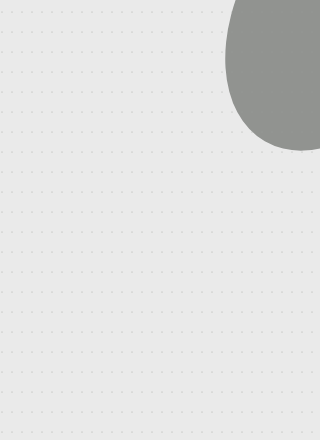
Frame 1 (no input)
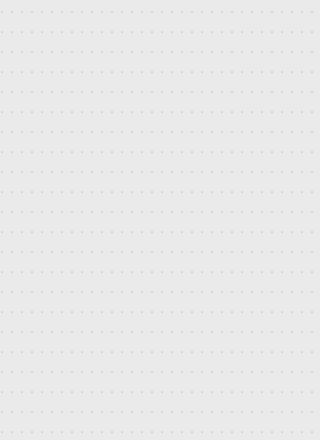
Frame 60 (no input)
Frame 120 (the mouse pressed at the canvas centre since frame 60): identical to frame 60, image omitted

The p5.js sketch that drew these frames (run headless with seeded random() and noise() and a simulated clock; from frame 60 on, the mouse is pressed at the canvas centre):

// p5.js sketch
// ── sketch.js
function setup() {
  createCanvas(320,440);
  background(234,234,234);
  rotate(-PI/3.0);
  fill(16,21,15);
		noStroke();
	
		ellipse(160,300,300,200);
}

function draw() {

	for(var i=2; i<=320; i+=5){
		for(var j=2; j<=440; j+=5){
			if(i%2==0 && j%4==0){
				stroke(46,57,44);
				point(i,j);
			}
		}
	}
		background(234,234,234,150);
		/*fill(16,21,15);
		noStroke();
	
		ellipse(160,300,300,200);*/
		
  
}
